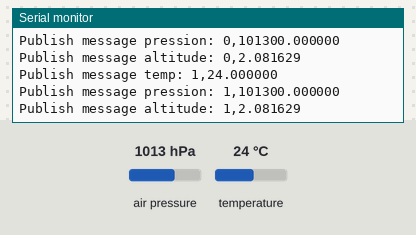
Recording of a sketch running on a simulated ESP8266 (NodeMCU). Shown: the last lines printed to the serial monitor. The inputs (shaded band) are chosen by the test bench; at power-on: air pressure 1013 hPa, temperature 24 °C. WiFi joins after 1.5 s; servers stay silent unless stated; random numbers use the default seed unless the sketch sets one; no MQTT or app messages arrive unless stated.

Above: at 4.7 s.
4.8 s: air pressure set to 952 hPa
At 6.0 s:
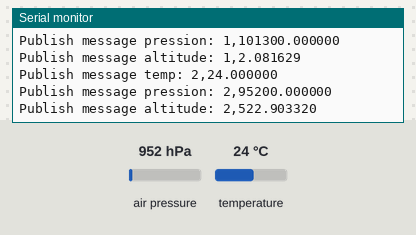
6.3 s: temperature set to 12 °C
At 7.0 s:
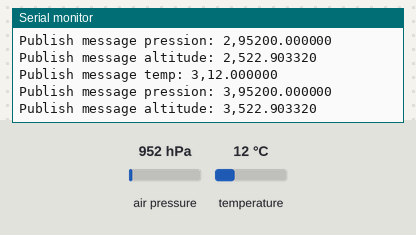
7.8 s: air pressure set to 975 hPa
At 9.0 s:
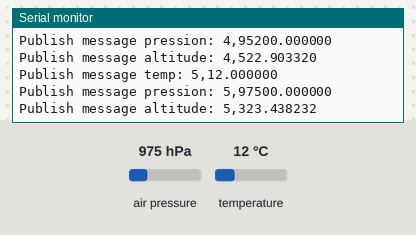
Timing chart, 0 to 10.8 s (numbered marks = the images above; inputs shaded):
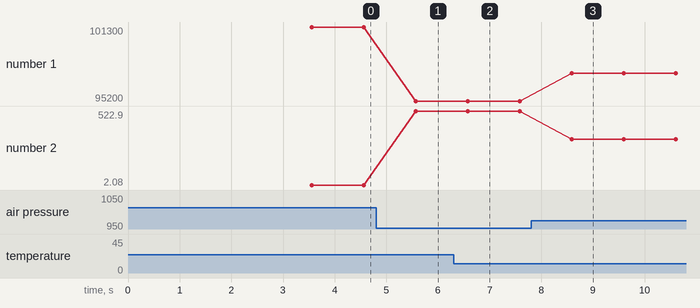

Measured:
- after the input at 4.8 s, the serial monitor: prints a new line after 0.77 s (image 1)
- after the input at 6.3 s, the serial monitor: prints a new line after 0.27 s (image 2)
- after the input at 7.8 s, the serial monitor: prints a new line after 0.79 s (image 3)
- plotted number 1: 101300 → 95200 after the input at 4.8 s, 95200 → 97500 after the input at 7.8 s
- plotted number 2: 2.08 → 522.9 after the input at 4.8 s, 522.9 → 323.44 after the input at 7.8 s

The sketch:

bmp280.ino
```cpp
#include <ESP8266WiFi.h>
#include <Wire.h>
#include <SPI.h>
#include <Adafruit_BMP280.h>
#include <PubSubClient.h>

const char *ssid = "mqtt";  //WIFI ssid
const char *password = "password";  //WIFI password
const char *mqtt_server = "192.168.137.118"; // MQTT server

WiFiClient espClient;
PubSubClient client(espClient);

unsigned long lastMsg = 0;
#define MSG_BUFFER_SIZE 500
char msg[MSG_BUFFER_SIZE];

int i = 0;

//Define PIN-Wiring for I2C connection
#define BMP_SCK  (13)
#define BMP_MISO (12)
#define BMP_MOSI (11)
#define BMP_CS   (10)

Adafruit_BMP280 bmp; // I2C

//Adafruit_BMP280 bmp(BMP_CS); // hardware SPI
//Adafruit_BMP280 bmp(BMP_CS, BMP_MOSI, BMP_MISO,  BMP_SCK);

void setup() {
  Serial.begin(115200);
  connectWifi();
  client.setServer(mqtt_server, 1883);

  if (!bmp.begin()) {
    Serial.println(F("Could not find a valid BMP280 sensor, check wiring!"));
    while (1);
  }

  /* Default settings from datasheet. */
  bmp.setSampling(Adafruit_BMP280::MODE_NORMAL,     /* Operating Mode. */
                  Adafruit_BMP280::SAMPLING_X2,     /* Temp. oversampling */
                  Adafruit_BMP280::SAMPLING_X16,    /* Pressure oversampling */
                  Adafruit_BMP280::FILTER_X16,      /* Filtering. */
                  Adafruit_BMP280::STANDBY_MS_500); /* Standby time. */
}

void loop() {
  if (!client.connected()) {
    reconnect();
  }
  client.loop();

     snprintf (msg, MSG_BUFFER_SIZE, "%d,%f",i, bmp.readTemperature());
    Serial.print("Publish message temp: ");
    Serial.println(msg);
    client.publish("room/temperature", msg);
    snprintf (msg, MSG_BUFFER_SIZE, "%d,%f",i, bmp.readPressure());
    Serial.print("Publish message pression: ");
    Serial.println(msg);
    client.publish("room/pressure", msg);
    snprintf (msg, MSG_BUFFER_SIZE, "%d,%f",i, bmp.readAltitude(1013.25));
    Serial.print("Publish message altitude: ");
    Serial.println(msg);
    client.publish("room/altitude", msg);
    delay(1000);
      i++;

}

void connectWifi(){
  delay(1000);
  WiFi.mode(WIFI_OFF);        //Prevents reconnection issue (taking too long to connect)
  delay(1000);
  WiFi.mode(WIFI_STA);        //This line hides the viewing of ESP as wifi hotspot
  WiFi.begin(ssid, password);     //Connect to our WiFi router
  Serial.println("");
  Serial.print("Connecting");
  // Wait for connection
  while (WiFi.status() != WL_CONNECTED) {
    delay(500);
    Serial.print(".");
  }

  //If connection successful show IP address in serial monitor
  Serial.print("Connected to ");
  Serial.println(ssid);
  Serial.print("IP address: ");
  Serial.println(WiFi.localIP());  //IP address assigned to our ESP
}

void reconnect() {
  // Loop until we're reconnected
  while (!client.connected()) {
    Serial.print("Attempting MQTT connection...");
    // Create a random client ID
    String clientId = "ESP8266Client-";
    clientId += String(random(0xffff), HEX);
    // Attempt to connect
    if (client.connect(clientId.c_str())) {
      Serial.println("connected");
      // Once connected, publish an announcement...
    } else {
      Serial.print("failed, rc=");
      Serial.print(client.state());
      Serial.println(" try again in 5 seconds");
      // Wait 5 seconds before retrying
      delay(5000);
    }
  }
}
```
